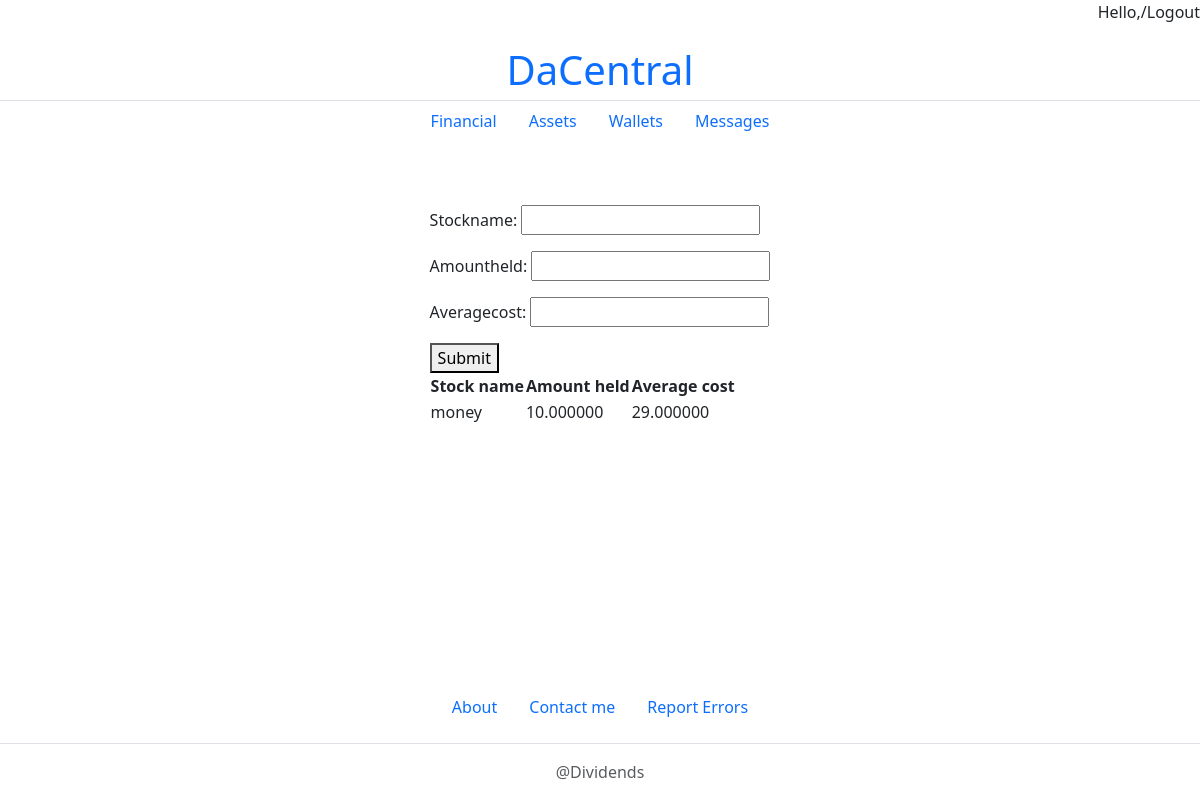
Page /Assets/ (signed in) on the earlier database version.
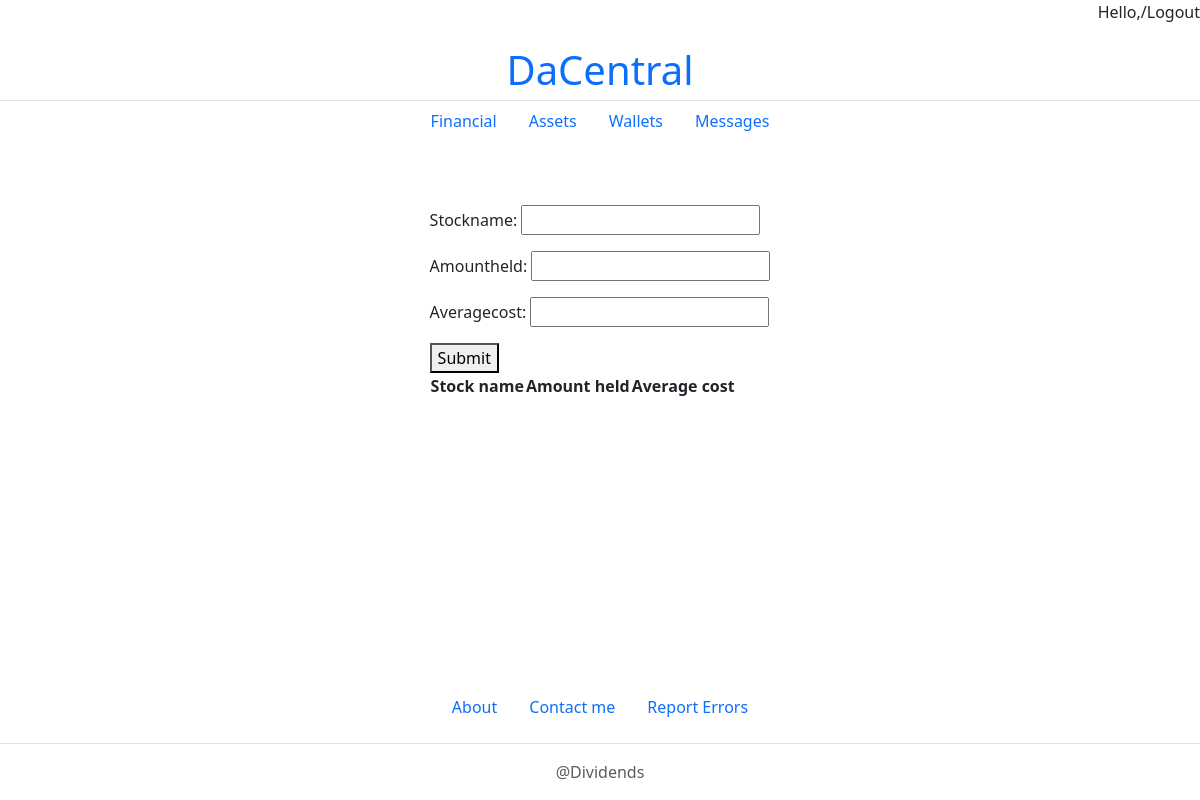
Same page on the later database version.
### Hello/models.py (models this page shows)
class Stocksheld(models.Model):
    user=models.ForeignKey(User,on_delete=models.CASCADE)
    Stockname=models.CharField()
    Amountheld=models.DecimalField(max_digits=10,decimal_places=6)
    Averagecost=models.DecimalField(max_digits=10,decimal_places=6)

### Hello/views.py (the view)
# urls.py: path('Assets/',views.Assets_view,name='Assets'),
def Assets_view(request):
    if request.method == "POST":
        form = Stocksheldinput(request.POST)
        if form.is_valid():
            stock_name = form.cleaned_data['Stockname']
            amount = form.cleaned_data['Amountheld']
            average_cost = form.cleaned_data['Averagecost']
            stock = Stocksheld.objects.filter(
                user=request.user,
                Stockname=stock_name
            ).first()
            if stock:
                old_amount=stock.Amountheld
                old_average=stock.Averagecost
                new_amount=old_amount+amount
                new_average=(
                     (old_amount*old_average)+
                     (amount*average_cost)
                )/new_amount
                stock.Amountheld=new_amount
                stock.Averagecost=new_average
                stock.save()
            else:
                stock = form.save(commit=False)
                stock.user = request.user
                stock.save()
            return redirect('Assets')
    else:
        form = Stocksheldinput()
    Assets = Stocksheld.objects.filter(user=request.user)
    return render(request, 'Assets.html', {
        'form': form,
        'Assets': Assets
    })
    return render(request,'Assets.html',{'form': form,'Assets':Assets})

### Hello/Forms/Form.py
class Stocksheldinput(forms.ModelForm):
    Stockname =forms.CharField(required=True)
    Amountheld =forms.DecimalField(required=True,widget=forms.NumberInput(attrs={'step':'any'}))
    Averagecost=forms.DecimalField(required=True,widget=forms.NumberInput(attrs={'step':'any'}))
    class Meta:
        model=Stocksheld
        fields=['Stockname','Amountheld','Averagecost']

### Hello/Templates/Assets.html (shortened to what this page needs)
{% extends "Template.html" %}
{% block content  %}
<form method="post">
{{form.as_p}}
<button type="submit">Submit</button>
</form>
    <div class="">
        <table>
            <thead>
                <tr>
                    <th>Stock name</th>
                    <th>Amount held</th>
                    <th>Average cost</th>
                </tr>
            </thead>
            <tbody>
                {% for asset in Assets %}
                <tr>
                    <td>{{ asset.Stockname }}</td>
                    <td>{{ asset.Amountheld }}</td>
                    <td>{{ asset.Averagecost }}</td>
                </tr>
            </tbody>
        </table>
    </div>
{% endfor %}
{% endblock  %}

Differences in the rows shown:
removed Stocksheld: Stockname "money", Amountheld "10.000000", Averagecost "29.000000"
